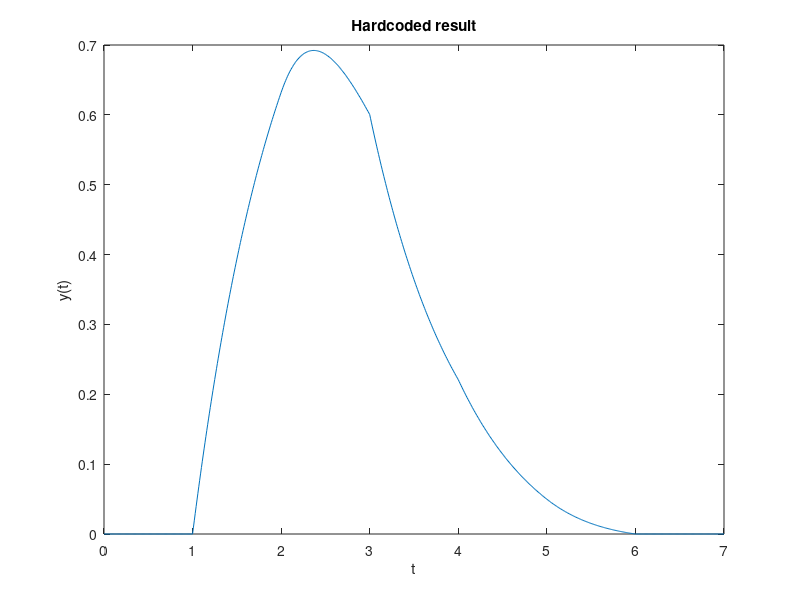

Recreate this plot in MATLAB.
%% BME 790.01 F13 Engineering Programming and Signal Processing
%% Worksheet 5 Kanishk Asthana ka112@duke.edu
%% Task 2 Initializing y(t) and t
dt=0.01;
t=0:dt:7;
y=zeros(1,length(t));
%% Task 3 Plotting calculated values of y(t)
y(t>=1 & t<=2)=1-1.*exp(-1.*t(t>=1 & t<=2)+1);
y(t>=2 & t<=3)=exp(-1.*t(t>=2 & t<=3)+2).*(t(t>=2 & t<=3)-1)-1.*exp(-1.*t(t>=2 & t<=3)+1);
y(t>=3 & t<=4)=2.*exp(-1.*t(t>=3 & t<=4)+2)-1.*exp(-1.*t(t>=3 & t<=4)+1);
y(t>=4 & t<=5)=2.*exp(-1.*t(t>=4 & t<=5)+2)-exp(-3.*ones(1,length(t(t>=4 & t<=5))));
y(t>=5 & t<=6)=exp(-1.*t(t>=5 & t<=6)+2).*(-1.*t(t>=5 & t<=6)+6);
plot(t,y);
ylabel('y(t)');
xlabel('t');
title('Hardcoded result');
%Modifying acnv
%Results are the same look at figures
